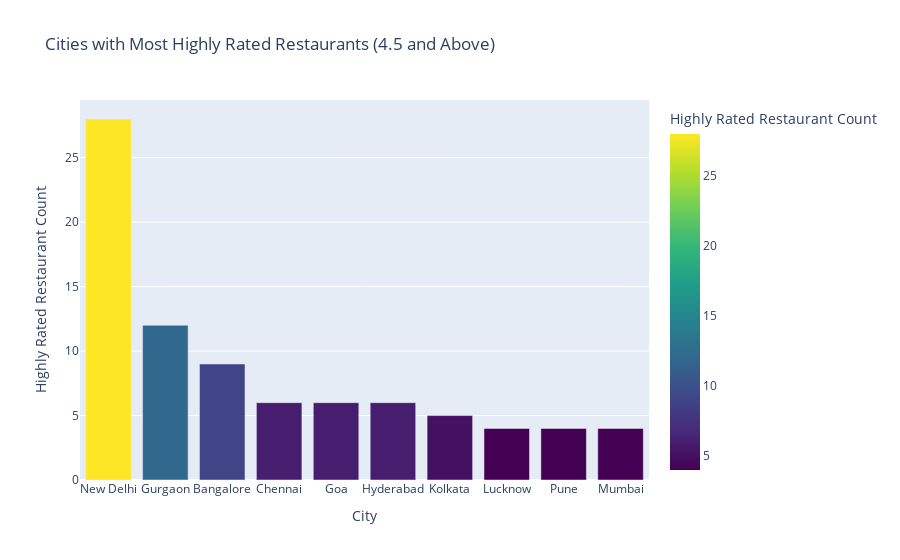

This figure's notebook cell:
### Code cell
# Now let's identify cities with the most highly rated restaurants (defined as ratings 4.5 and above)
high_rated_cities = df[df['aggregate_rating'] >= 4.5].groupby('city')['aggregate_rating'].count().reset_index()
high_rated_cities.columns = ['city', 'high_rating_count']

# Sort the cities by count of high ratings and get the top 10
top_high_rated_cities = high_rated_cities.sort_values(by='high_rating_count', ascending=False).head(10)

# Plot the top cities with the most highly rated restaurants using Plotly for interactivity
import plotly.express as px

fig = px.bar(top_high_rated_cities, x='city', y='high_rating_count', 
             title='Cities with Most Highly Rated Restaurants (4.5 and Above)',
             labels={'city': 'City', 'high_rating_count': 'Highly Rated Restaurant Count'},
             color='high_rating_count', color_continuous_scale='viridis')

fig.show()

### Figure 1 — Plotly figure (JSON) as saved in the notebook; plotly's stock layout.template omitted (floating-point values rounded to 4 significant figures)
{"data": [{"alignmentgroup": "True", "hovertemplate": "City=%{x}<br>Highly Rated Restaurant Count=%{marker.color}<extra></extra>", "legendgroup": "", "marker": {"color": [28, 12, 9, 6, 6, 6, 5, 4, 4, 4], "coloraxis": "coloraxis", "pattern": {"shape": ""}}, "name": "", "offsetgroup": "", "orientation": "v", "showlegend": false, "textposition": "auto", "type": "bar", "x": ["New Delhi", "Gurgaon", "Bangalore", "Chennai", "Goa", "Hyderabad", "Kolkata", "Lucknow", "Pune", "Mumbai"], "xaxis": "x", "y": [28, 12, 9, 6, 6, 6, 5, 4, 4, 4], "yaxis": "y"}], "layout": {"barmode": "relative", "coloraxis": {"colorbar": {"title": {"text": "Highly Rated Restaurant Count"}}, "colorscale": [[0, "#440154"], [0.1111, "#482878"], [0.2222, "#3e4989"], [0.3333, "#31688e"], [0.4444, "#26828e"], [0.5556, "#1f9e89"], [0.6667, "#35b779"], [0.7778, "#6ece58"], [0.8889, "#b5de2b"], [1, "#fde725"]]}, "legend": {"tracegroupgap": 0}, "title": {"text": "Cities with Most Highly Rated Restaurants (4.5 and Above)"}, "xaxis": {"anchor": "y", "domain": [0, 1], "title": {"text": "City"}}, "yaxis": {"anchor": "x", "domain": [0, 1], "title": {"text": "Highly Rated Restaurant Count"}}}}
